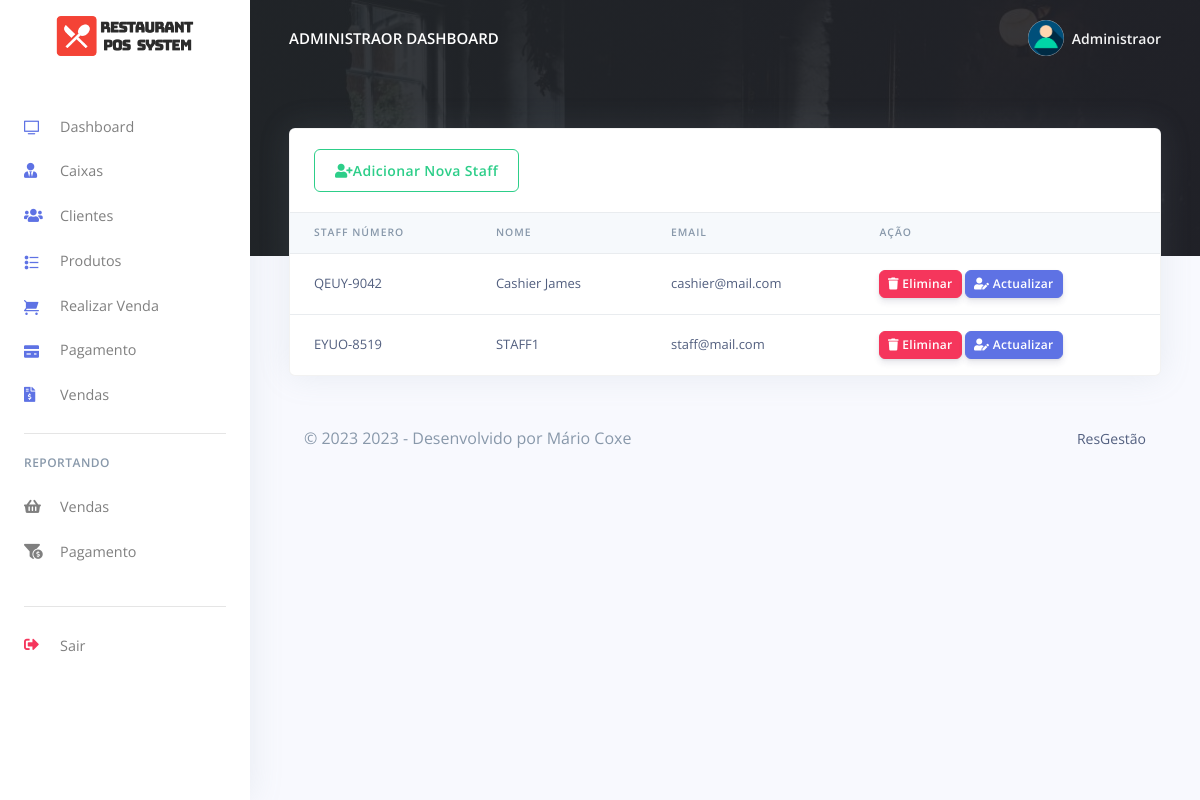
/pos/admin/hrm.php (signed in), run on an earlier commit of the app's database.
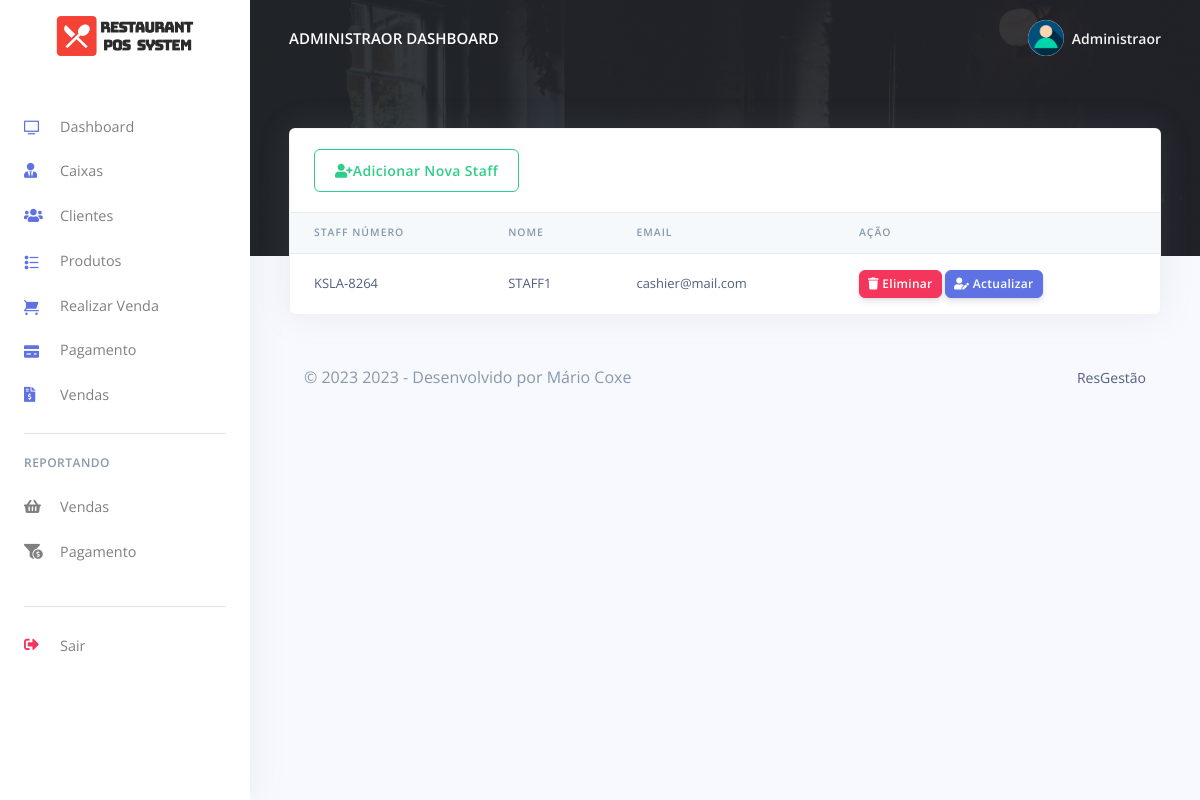
And on a later commit of the database.
### tables this page shows
CREATE TABLE `rpos_admin` (
  `admin_id` varchar(200) NOT NULL,
  `admin_name` varchar(200) NOT NULL,
  `admin_email` varchar(200) NOT NULL,
  `admin_password` varchar(200) NOT NULL
);

CREATE TABLE `rpos_staff` (
  `staff_id` int(20) NOT NULL,
  `staff_name` varchar(200) NOT NULL,
  `staff_number` varchar(200) NOT NULL,
  `staff_email` varchar(200) NOT NULL,
  `staff_password` varchar(200) NOT NULL,
  `created_at` timestamp(6) NOT NULL DEFAULT CURRENT_TIMESTAMP(6) ON UPDATE CURRENT_TIMESTAMP(6)
);

### pos/admin/hrm.php (the view, shortened to what the changed rows need)
<?php
include('config/config.php');
require_once('partials/_head.php');
?>
<body>
  <?php
  require_once('partials/_sidebar.php');
  ?>
  <div class="main-content">
    <?php
    require_once('partials/_topnav.php');
    ?>
    <div class="container-fluid mt--8">
      <div class="row">
        <div class="col">
          <div class="card shadow">
            <div class="table-responsive">
              <table class="table align-items-center table-flush">
                <thead class="thead-light">
                  <tr>
                    <th scope="col">Staff Número</th>
                    <th scope="col">Nome</th>
                    <th scope="col">Email</th>
                    <th scope="col">Ação</th>
                  </tr>
                </thead>
                <tbody>
                  <?php
                  $ret = "SELECT * FROM  rpos_staff ";
                  $stmt = $mysqli->prepare($ret);
                  $stmt->execute();
                  $res = $stmt->get_result();
                  while ($staff = $res->fetch_object()) {
                  ?>
                    <tr>
                      <td><?php echo $staff->staff_number; ?></td>
                      <td><?php echo $staff->staff_name; ?></td>
                      <td><?php echo $staff->staff_email; ?></td>
                      <td>
                        <a href="hrm.php?delete=<?php echo $staff->staff_id; ?>">
                          <button class="btn btn-sm btn-danger">
                            <i class="fas fa-trash"></i>
                            Eliminar
                          </button>
                        </a>
                        <a href="update_staff.php?update=<?php echo $staff->staff_id; ?>">
                          <button class="btn btn-sm btn-primary">
                            <i class="fas fa-user-edit"></i>
                            Actualizar
                          </button>
                        </a>
                      </td>
                    </tr>
                  <?php } ?>
                </tbody>
              </table>
            </div>
          </div>
        </div>
      </div>
    </div>
  </div>
</body>
</html>

### pos/admin/partials/_sidebar.php (shortened to what the changed rows need)
<?php
$admin_id = $_SESSION['admin_id'];
$ret = "SELECT * FROM  rpos_admin  WHERE admin_id = '$admin_id'";
$stmt = $mysqli->prepare($ret);
$stmt->execute();
$res = $stmt->get_result();
while ($admin = $res->fetch_object()) {
?>
  <nav class="navbar navbar-vertical fixed-left navbar-expand-md navbar-light bg-white" id="sidenav-main">
    <div class="container-fluid">
      <a class="navbar-brand pt-0" href="dashboard.php">
        <img src="assets/img/brand/repos.png" class="navbar-brand-img" alt="...">
      </a>
      <div class="collapse navbar-collapse" id="sidenav-collapse-main">
        <ul class="navbar-nav">
          <li class="nav-item">
            <a class="nav-link" href="dashboard.php">
              <i class="ni ni-tv-2 text-primary"></i> Dashboard
            </a>
          </li>
          <li class="nav-item">
            <a class="nav-link" href="hrm.php">
              <i class="fas fa-user-tie text-primary"></i> Caixas
            </a>
          </li>
          <li class="nav-item">
            <a class="nav-link" href="customes.php">
              <i class="fas fa-users text-primary"></i> Clientes
            </a>
          </li>
          <li class="nav-item">
            <a class="nav-link" href="products.php">
              <i class="ni ni-bullet-list-67 text-primary"></i>Produtos
            </a>
          </li>
          <li class="nav-item">
            <a class="nav-link" href="orders.php">
              <i class="ni ni-cart text-primary"></i> Realizar Venda
            </a>
          </li>
          <li class="nav-item">
            <a class="nav-link" href="payments.php">
              <i class="ni ni-credit-card text-primary"></i> Pagamento
            </a>
          </li>
          <li class="nav-item">
            <a class="nav-link" href="receipts.php">
              <i class="fas fa-file-invoice-dollar text-primary"></i> Vendas
            </a>
          </li>
        </ul>
        <hr class="my-3">
        <h6 class="navbar-heading text-muted">Reportando</h6>
        <ul class="navbar-nav mb-md-3">
          <li class="nav-item">
            <a class="nav-link" href="orders_reports.php">
              <i class="fas fa-shopping-basket"></i> Vendas
            </a>
          </li>
          <li class="nav-item">
            <a class="nav-link" href="payments_reports.php">
              <i class="fas fa-funnel-dollar"></i> Pagamento
            </a>
          </li>
        </ul>
        <hr class="my-3">
        <ul class="navbar-nav mb-md-3">
          <li class="nav-item">
            <a class="nav-link" href="logout.php">
              <i class="fas fa-sign-out-alt text-danger"></i> Sair
            </a>
          </li>
        </ul>
      </div>
    </div>
  </nav>
<?php } ?>

### pos/admin/partials/_topnav.php (shortened to what the changed rows need)
<?php
$admin_id = $_SESSION['admin_id'];
$ret = "SELECT * FROM  rpos_admin  WHERE admin_id = '$admin_id'";
$stmt = $mysqli->prepare($ret);
$stmt->execute();
$res = $stmt->get_result();
while ($admin = $res->fetch_object()) {
?>
    <nav class="navbar navbar-top navbar-expand-md navbar-dark" id="navbar-main">
        <div class="container-fluid">
            <a class="h4 mb-0 text-white text-uppercase d-none d-lg-inline-block" href="dashboard.php"><?php echo $admin->admin_name; ?> Dashboard</a>
            <ul class="navbar-nav align-items-center d-none d-md-flex">
                <li class="nav-item dropdown">
                    <a class="nav-link pr-0" href="#" role="button" data-toggle="dropdown" aria-haspopup="true" aria-expanded="false">
                        <div class="media align-items-center">
                            <span class="avatar avatar-sm rounded-circle">
                                <img alt="Image placeholder" src="assets/img/theme/user-a-min.png">
                            </span>
                            <div class="media-body ml-2 d-none d-lg-block">
                                <span class="mb-0 text-sm  font-weight-bold"><?php echo $admin->admin_name; ?></span>
                            </div>
                        </div>
                    </a>
                </li>
            </ul>
        </div>
    </nav>
<?php } ?>

What changed in the data, as far as the page shows it:
removed rpos_staff: staff_number "QEUY-9042", staff_name "Cashier James", staff_email "cashier@mail.com"
removed rpos_staff: staff_number "EYUO-8519", staff_name "STAFF1", staff_email "staff@mail.com"
added rpos_staff: staff_number "KSLA-8264", staff_name "STAFF1", staff_email "cashier@mail.com"
